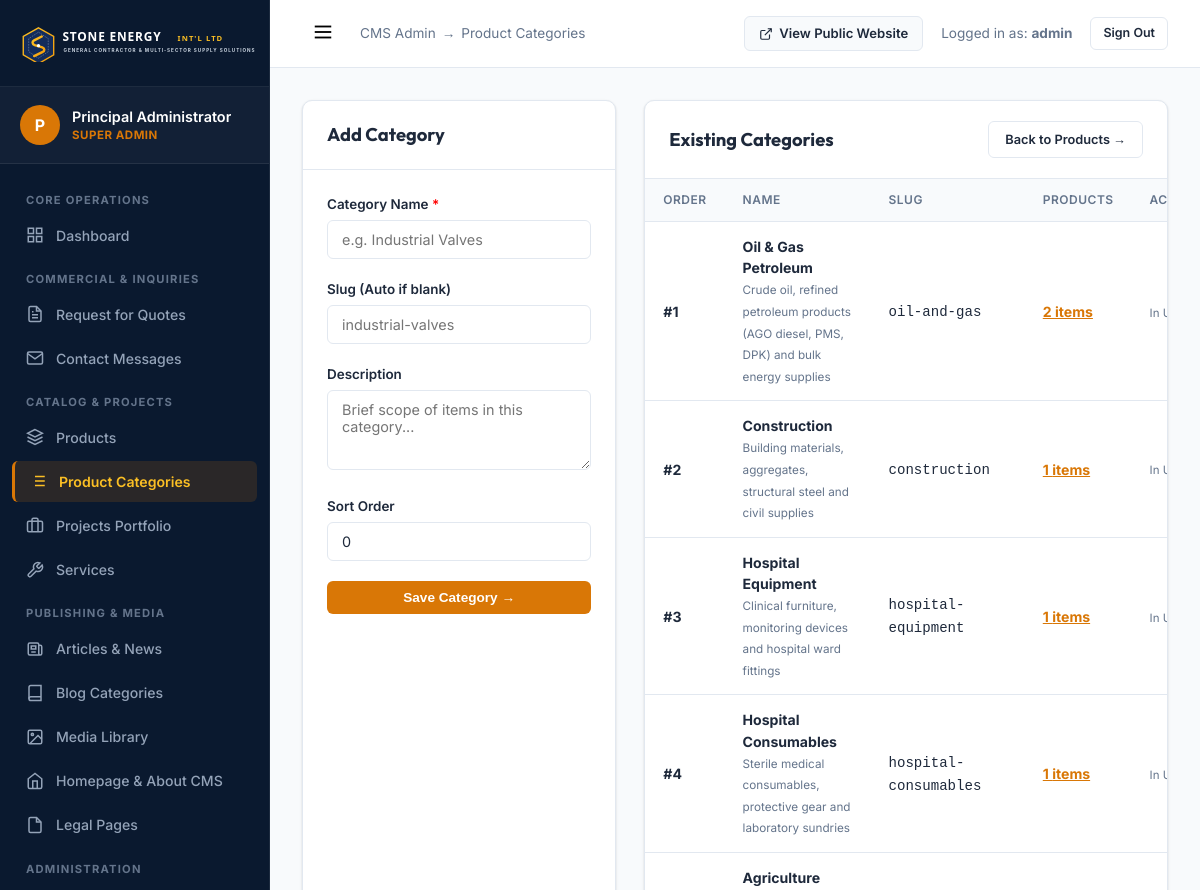
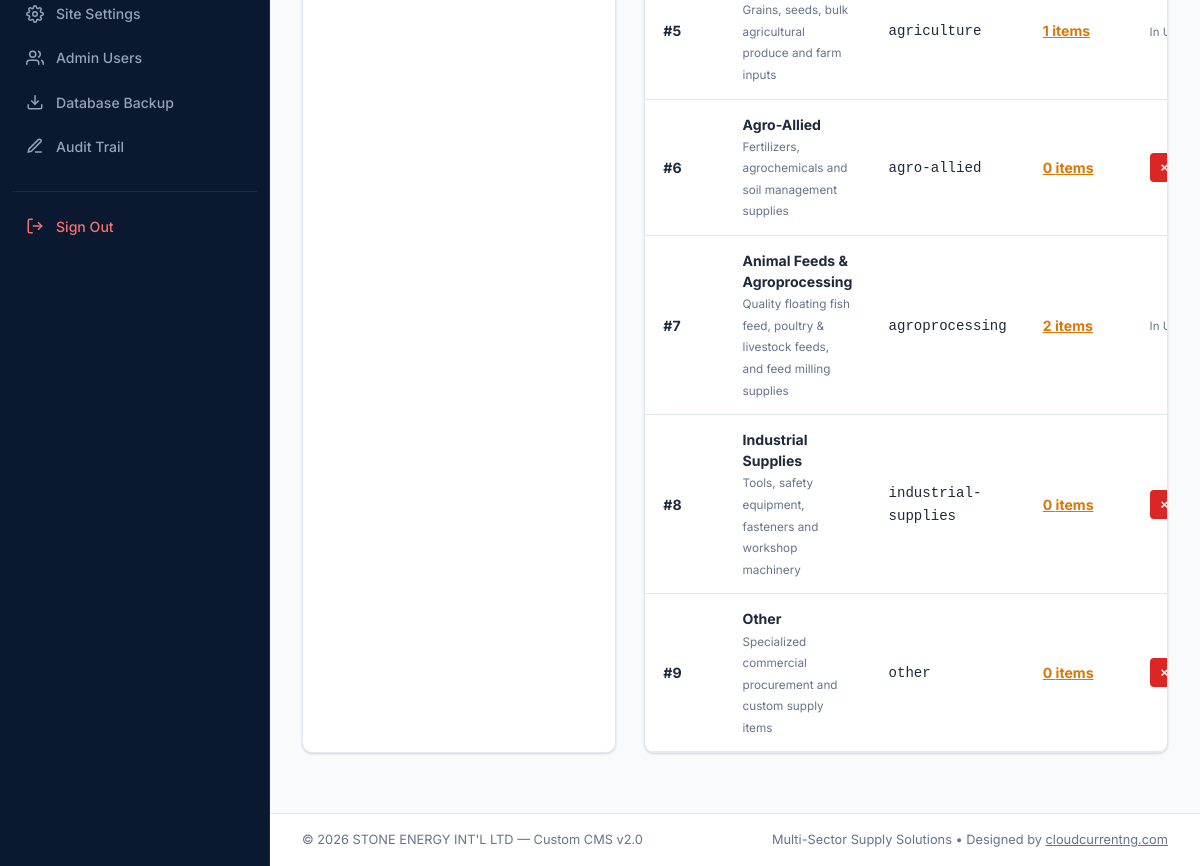
The app's page /admin/product-categories.php (signed in) with its own data (2 pictures, top to bottom).
### tables this page shows
CREATE TABLE `product_categories` (
    `id` INT UNSIGNED AUTO_INCREMENT PRIMARY KEY,
    `name` VARCHAR(100) NOT NULL UNIQUE,
    `slug` VARCHAR(100) NOT NULL UNIQUE,
    `description` VARCHAR(255) DEFAULT NULL,
    `image` VARCHAR(255) DEFAULT NULL,
    `sort_order` INT NOT NULL DEFAULT 0,
    `created_at` DATETIME NOT NULL DEFAULT CURRENT_TIMESTAMP
);

CREATE TABLE `site_settings` (
    `id` INT UNSIGNED AUTO_INCREMENT PRIMARY KEY,
    `setting_key` VARCHAR(100) NOT NULL UNIQUE,
    `setting_value` MEDIUMTEXT DEFAULT NULL,
    `setting_group` VARCHAR(50) NOT NULL DEFAULT 'general',
    `label` VARCHAR(150) NOT NULL,
    `field_type` ENUM('text', 'textarea', 'editor', 'image', 'boolean', 'select', 'number') NOT NULL DEFAULT 'text',
    `updated_at` DATETIME NOT NULL DEFAULT CURRENT_TIMESTAMP ON UPDATE CURRENT_TIMESTAMP,
    INDEX `idx_settings_group` (`setting_group`)
);

### core/View.php (called while the page is built, shortened)
<?php
function e(?string $string): string {
    return htmlspecialchars($string, ENT_QUOTES | ENT_SUBSTITUTE, 'UTF-8');
}
function admin_url(string $path = ''): string {
    return ADMIN_URL . ltrim($path, '/');
}

### config/database.php (called while the page is built, shortened)
<?php
class Database {
    private static ?PDO $instance = null;
    public static function getConnection(): PDO {
        if (self::$instance === null) {
            $host = env('DB_HOST', '127.0.0.1');
            $port = env('DB_PORT', '3306');
            $db   = env('DB_NAME', 'stoneenergy_db');
            $user = env('DB_USER', 'root');
            $pass = env('DB_PASS', '');
            $dsn = "mysql:host={$host};port={$port};dbname={$db};charset=utf8mb4";
            $options = [
                PDO::ATTR_ERRMODE            => PDO::ERRMODE_EXCEPTION,
                PDO::ATTR_DEFAULT_FETCH_MODE => PDO::FETCH_ASSOC,
                PDO::ATTR_EMULATE_PREPARES   => true,
                PDO::MYSQL_ATTR_INIT_COMMAND => "SET NAMES utf8mb4 COLLATE utf8mb4_unicode_ci"
            ];
            try {
                self::$instance = new PDO($dsn, $user, $pass, $options);
            } catch (PDOException $e) {
                error_log("Database Connection Error: " . $e->getMessage());
                if (env('APP_DEBUG', false)) {
                    die("Database connection failed. Please check your database credentials in .env. Technical detail: " . htmlspecialchars($e->getMessage()));
                } else {
                    http_response_code(500);
                    include ROOT_PATH . '500.php';
                    exit;
                }
            }
        }
        return self::$instance;
    }
    public static function query(string $sql, array $params = []): PDOStatement {
        $pdo = self::getConnection();
        $stmt = $pdo->prepare($sql);
        $stmt->execute($params);
        return $stmt;
    }
    public static function fetchAll(string $sql, array $params = []): array {
        $stmt = self::query($sql, $params);
        return $stmt->fetchAll();
    }
}

### core/Settings.php (called while the page is built, shortened)
<?php
class Settings {
    private static ?array $settings = null;
    public static function load(): void {
        if (self::$settings === null) {
            self::$settings = [];
            try {
                $rows = Database::fetchAll("SELECT `setting_key`, `setting_value` FROM `site_settings`");
                foreach ($rows as $row) {
                    self::$settings[$row['setting_key']] = $row['setting_value'];
                }
            } catch (Exception $e) {
                error_log("Settings Load Error: " . $e->getMessage());
            }
        }
    }
    public static function get(string $key, string $default = ''): string {
        self::load();
        return self::$settings[$key] ?? $default;
    }
}
function setting(string $key, string $default = ''): string {
    return Settings::get($key, $default);
}

### admin/product-categories.php (the view, shortened to what this page needs)
<?php
$categories = Database::fetchAll("SELECT c.*, (SELECT COUNT(*) FROM `products` p WHERE p.category_id = c.id) as product_count FROM `product_categories` c ORDER BY c.sort_order ASC");
include __DIR__ . '/includes/header.php';
?>
<div style="display: grid; grid-template-columns: 1.2fr 2fr; gap: 28px;">
    <div class="admin-card">
        <div class="admin-card-header">
            <h3>Add Category</h3>
        </div>
        <div class="admin-card-body">
            <form action="<?= admin_url('product-categories.php') ?>" method="POST">
                <div class="form-row">
                    <label class="form-label-admin">Category Name <span style="color:red;">*</span></label>
                    <input type="text" name="name" class="form-control-admin" required placeholder="e.g. Industrial Valves">
                </div>
                <div class="form-row">
                    <label class="form-label-admin">Slug (Auto if blank)</label>
                    <input type="text" name="slug" class="form-control-admin" placeholder="industrial-valves">
                </div>
                <div class="form-row">
                    <label class="form-label-admin">Description</label>
                    <textarea name="description" class="form-control-admin" style="min-height: 80px;" placeholder="Brief scope of items in this category..."></textarea>
                </div>
                <div class="form-row">
                    <label class="form-label-admin">Sort Order</label>
                    <input type="number" name="sort_order" class="form-control-admin" value="0">
                </div>
                <button type="submit" class="btn-admin btn-admin-primary" style="width: 100%; justify-content: center;">
                    Save Category &rarr;
                </button>
            </form>
        </div>
    </div>
    <div class="admin-card">
        <div class="admin-card-header">
            <h3>Existing Categories</h3>
            <a href="<?= admin_url('products.php') ?>" class="btn-admin btn-admin-outline" style="font-size: 0.8rem;">
                Back to Products &rarr;
            </a>
        </div>
        <div class="table-responsive">
            <table class="admin-table">
                <thead>
                    <tr>
                        <th>Order</th>
                        <th>Name</th>
                        <th>Slug</th>
                        <th>Products</th>
                        <th>Actions</th>
                    </tr>
                </thead>
                <tbody>
                    <?php foreach ($categories as $cat): ?>
                    <tr>
                        <td><strong>#<?= $cat['sort_order'] ?></strong></td>
                        <td>
                            <strong><?= e($cat['name']) ?></strong><br>
                            <small style="color: var(--admin-text-muted);"><?= e($cat['description'] ?? '') ?></small>
                        </td>
                        <td><code><?= e($cat['slug']) ?></code></td>
                        <td>
                            <a href="<?= admin_url('products.php?category=' . $cat['id']) ?>" style="font-weight: 700; color: var(--admin-accent);">
                                <?= $cat['product_count'] ?> items
                            </a>
                        </td>
                        <td>
                            <?php if ($cat['product_count'] == 0): ?>
                            <form action="<?= admin_url('product-categories.php') ?>" method="POST" style="display: inline;">
                                <button type="submit" class="btn-admin btn-admin-danger btn-icon" data-confirm-delete="Delete category '<?= e($cat['name']) ?>'?" title="Delete">
                                    &times;
                                </button>
                            </form>
                            <?php else: ?>
                            <span style="font-size: 0.72rem; color: var(--admin-text-muted);">In Use</span>
                            <?php endif; ?>
                        </td>
                    </tr>
                    <?php endforeach; ?>
                </tbody>
            </table>
        </div>
    </div>
</div>
<?php include __DIR__ . '/includes/footer.php'; ?>

### admin/includes/footer.php (shortened to what this page needs)
        </main>
        <footer style="padding: 16px 32px; background: #fff; border-top: 1px solid var(--admin-border); font-size: 0.8rem; color: var(--admin-text-muted); display: flex; justify-content: space-between; align-items: center;">
            <div>
                &copy; <?= date('Y') ?> <?= e(setting('company_name', "STONE ENERGY INT'L LTD")) ?> &mdash; Custom CMS v2.0
            </div>
            <div>
                Multi-Sector Supply Solutions &bull; Designed by <a href="https://cloudcurrentng.com" target="_blank" rel="noopener" style="color: inherit; text-decoration: underline;">cloudcurrentng.com</a>
            </div>
        </footer>
    </div>
</body>
</html>

### assets/css/admin.css (style rules this page uses)
:root { --admin-sidebar-bg: #0a192f; --admin-sidebar-active: #172a45; --admin-sidebar-text: #94a3b8; --admin-sidebar-hover: #ffffff; --admin-accent: #d97706; --admin-accent-hover: #b45309; --admin-topbar-bg: #ffffff; --admin-body-bg: #f8fafc; --admin-card-bg: #ffffff; --admin-border: #e2e8f0; --admin-text: #1e293b; --admin-text-muted: #64748b; --admin-font: 'Inter', sans-serif; --admin-font-heading: 'Outfit', sans-serif; --admin-shadow: 0 1px 3px 0 rgba(0,0,0,0.1), 0 1px 2px 0 rgba(0,0,0,0.06); --admin-shadow-lg: 0 10px 15px -3px rgba(0,0,0,0.1), 0 4px 6px -2px rgba(0,0,0,0.05); }
*, *::before, *::after { box-sizing: border-box; margin: 0; padding: 0; }
body.admin-body { font-family: var(--admin-font); background-color: var(--admin-body-bg); color: var(--admin-text); line-height: 1.5; display: flex; min-height: 100vh; overflow-x: hidden; }
.admin-card { background: var(--admin-card-bg); border: 1px solid var(--admin-border); border-radius: 10px; box-shadow: var(--admin-shadow); margin-bottom: 28px; overflow: hidden; }
.admin-card-header { padding: 20px 24px; border-bottom: 1px solid var(--admin-border); display: flex; justify-content: space-between; align-items: center; flex-wrap: wrap; gap: 16px; }
.admin-card-header h3 { font-family: var(--admin-font-heading); font-size: 1.15rem; font-weight: 700; color: var(--admin-text); }
.admin-card-body { padding: 24px; }
.table-responsive { width: 100%; overflow-x: auto; }
.admin-table { width: 100%; border-collapse: collapse; text-align: left; font-size: 0.88rem; }
.admin-table th { background: #f8fafc; padding: 12px 18px; font-weight: 600; color: var(--admin-text-muted); border-bottom: 1px solid var(--admin-border); text-transform: uppercase; font-size: 0.75rem; letter-spacing: 0.5px; }
.admin-table td { padding: 14px 18px; border-bottom: 1px solid var(--admin-border); vertical-align: middle; }
.btn-admin { display: inline-flex; align-items: center; gap: 6px; padding: 8px 16px; border-radius: 6px; font-size: 0.85rem; font-weight: 600; cursor: pointer; border: 1px solid transparent; text-decoration: none; transition: all 0.2s; }
.btn-admin-primary { background: var(--admin-accent); color: #fff; }
.btn-admin-outline { background: #fff; border-color: var(--admin-border); color: var(--admin-text); }
.btn-admin-danger { background: #dc2626; color: #fff; }
.btn-icon { padding: 6px 10px; border-radius: 4px; }
.form-row { margin-bottom: 20px; }
.form-label-admin { display: block; font-size: 0.84rem; font-weight: 600; color: var(--admin-text); margin-bottom: 6px; }
.form-control-admin { width: 100%; padding: 10px 14px; border-radius: 6px; border: 1px solid var(--admin-border); font-family: var(--admin-font); font-size: 0.9rem; background: #fff; color: var(--admin-text); }

### records on screen
product_categories: sort_order "1", name "Oil & Gas Petroleum", description "Crude oil, refined petroleum products (AGO diesel, PMS, DPK) and bulk energy supplies", slug "oil-and-gas", product_count "2", shows "In…"
product_categories: sort_order "2", name "Construction", description "Building materials, aggregates, structural steel and civil supplies", slug "construction", product_count "1", shows "In…"
product_categories: sort_order "3", name "Hospital Equipment", description "Clinical furniture, monitoring devices and hospital ward fittings", slug "hospital-equipment", product_count "1", shows "In…"
product_categories: sort_order "4", name "Hospital Consumables", description "Sterile medical consumables, protective gear and laboratory sundries", slug "hospital-consumables", product_count "1", shows "In…"
product_categories: sort_order "5", name "Agriculture", description "Grains, seeds, bulk agricultural produce and farm inputs", slug "agriculture", product_count "1", shows "In…"
product_categories: sort_order "6", name "Agro-Allied", description "Fertilizers, agrochemicals and soil management supplies", slug "agro-allied", product_count "0"
product_categories: sort_order "7", name "Animal Feeds & Agroprocessing", description "Quality floating fish feed, poultry & livestock feeds, and feed milling supplies", slug "agroprocessing", product_count "2", shows "In…"
product_categories: sort_order "8", name "Industrial Supplies", description "Tools, safety equipment, fasteners and workshop machinery", slug "industrial-supplies", product_count "0"
product_categories: sort_order "9", name "Other", description "Specialized commercial procurement and custom supply items", slug "other", product_count "0"
site_settings: setting_value "STONE ENERGY INT'L LTD"

### other values on screen
substr($currentUser['full_name'] ?? 'A', 0, 1) "P"
$currentUser['full_name'] "Principal Administrator"
$currentUser['role_name'] "SUPER ADMIN"
$adminSection "Product Categories"
$currentUser['username'] "admin"
